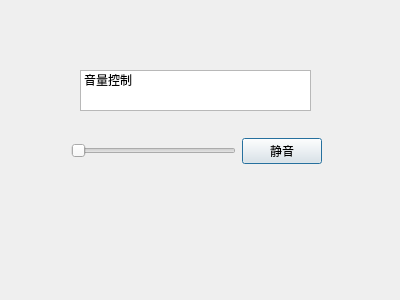
<?xml version="1.0" encoding="UTF-8"?>
<ui version="4.0">
 <class>SettingsDialog</class>
 <widget class="QDialog" name="SettingsDialog">
  <property name="geometry">
   <rect>
    <x>0</x>
    <y>0</y>
    <width>400</width>
    <height>300</height>
   </rect>
  </property>
  <property name="windowTitle">
   <string>Dialog</string>
  </property>
  <widget class="QListWidget" name="listWidget">
   <property name="geometry">
    <rect>
     <x>80</x>
     <y>70</y>
     <width>231</width>
     <height>41</height>
    </rect>
   </property>
   <item>
    <property name="text">
     <string>音量控制</string>
    </property>
   </item>
  </widget>
  <widget class="QWidget" name="volumeControlPanel" native="true">
   <property name="geometry">
    <rect>
     <x>71</x>
     <y>130</y>
     <width>251</width>
     <height>42</height>
    </rect>
   </property>
   <layout class="QHBoxLayout" name="horizontalLayout">
    <item>
     <widget class="QSlider" name="volumeSlider">
      <property name="orientation">
       <enum>Qt::Horizontal</enum>
      </property>
     </widget>
    </item>
    <item>
     <widget class="QPushButton" name="pushButton">
      <property name="text">
       <string>静音</string>
      </property>
     </widget>
    </item>
   </layout>
  </widget>
 </widget>
 <resources/>
 <connections/>
</ui>
